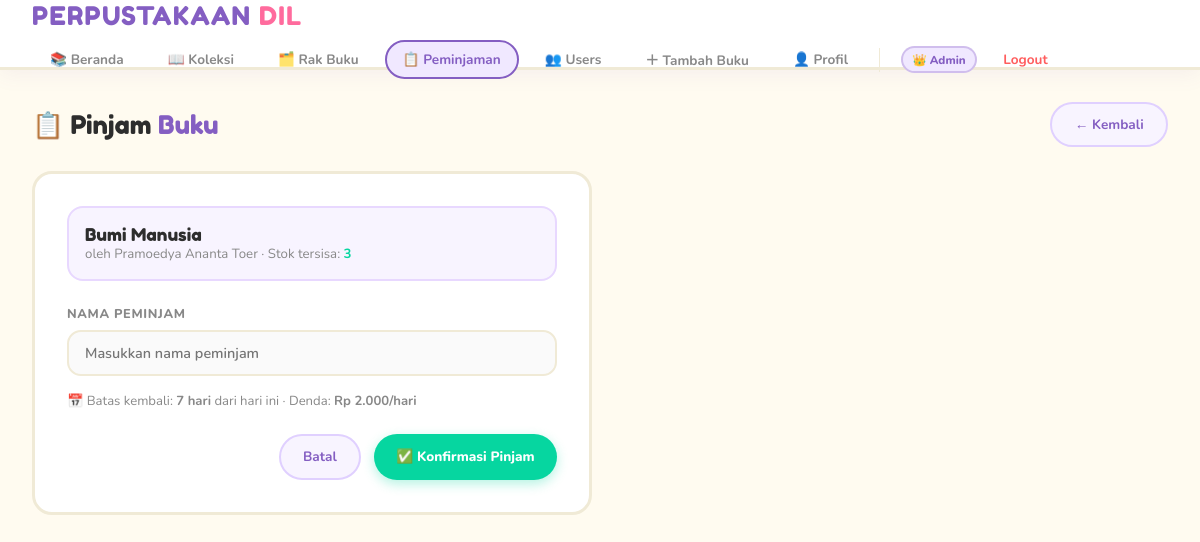
/peminjaman/pinjam/1 (signed in), run on the app's committed database.
### models.py (models this page shows, shortened)
class User(UserMixin, db.Model):
    __tablename__ = 'users'
    id         = db.Column(db.Integer, primary_key=True)
    nama       = db.Column(db.String(100), nullable=False)
    email      = db.Column(db.String(120), unique=True, nullable=False)
    username   = db.Column(db.String(50), unique=True, nullable=False)
    password   = db.Column(db.String(200), nullable=False)
    hp         = db.Column(db.String(20), default='')
    role       = db.Column(db.String(20), default='pengunjung')  # admin / pengunjung
    created_at = db.Column(db.DateTime, default=datetime.utcnow)
    peminjaman = db.relationship('Peminjaman', backref='user', lazy=True)
    ulasan     = db.relationship('Ulasan', backref='user', lazy=True)

class Buku(db.Model):
    __tablename__ = 'buku'
    id        = db.Column(db.Integer, primary_key=True)
    judul     = db.Column(db.String(200), nullable=False)
    penulis   = db.Column(db.String(100), nullable=False)
    tahun     = db.Column(db.Integer, default=2024)
    genre     = db.Column(db.String(50), default='Lainnya')
    stok      = db.Column(db.Integer, default=1)
    deskripsi = db.Column(db.Text, default='')
    cover     = db.Column(db.String(300), default='')   # filename di uploads/covers/
    cerita    = db.Column(db.Text, default='')
    rak_id    = db.Column(db.Integer, db.ForeignKey('rak.id'), nullable=True)
    created_at = db.Column(db.DateTime, default=datetime.utcnow)
    peminjaman = db.relationship('Peminjaman', backref='buku', lazy=True)
    ulasan     = db.relationship('Ulasan', backref='buku', lazy=True)

### routes/peminjaman.py (the view, shortened to what this page needs)
@peminjaman.route('/peminjaman/pinjam/<int:buku_id>', methods=['GET', 'POST'])
@login_required
@admin_required
def pinjam(buku_id):
    buku = Buku.query.get_or_404(buku_id)
    if buku.stok <= 0:
        flash('Stok buku habis!', 'error')
        return redirect(url_for('books.index'))
    return render_template('peminjaman/form_pinjam.html', buku=buku)

### routes/peminjaman.py (called while the page is built)
def admin_required(f):
    @wraps(f)
    def decorated(*args, **kwargs):
        if not current_user.is_authenticated or current_user.role != 'admin':
            flash('Akses ditolak.', 'error')
            return redirect(url_for('main.index'))
        return f(*args, **kwargs)
    return decorated

### templates/peminjaman/form_pinjam.html (shortened to what this page needs)
{% extends 'base.html' %}
{% block content %}
<div class="page-header">
  <div class="page-title">📋 Pinjam <span>Buku</span></div>
  <a href="{{ url_for('books.index') }}" class="btn btn-outline">← Kembali</a>
</div>
<div class="form-card">
  <div style="background:#F8F4FF;border:2px solid #E8D8FF;border-radius:16px;padding:1rem;margin-bottom:1.5rem">
    <div style="font-family:'Fredoka One',cursive;font-size:1.1rem">{{ buku.judul }}</div>
    <div style="font-size:.83rem;color:var(--muted)">oleh {{ buku.penulis }} · Stok tersisa: <b style="color:var(--teal)">{{ buku.stok }}</b></div>
  </div>
  <form method="POST">
    <div class="form-group">
      <label>Nama Peminjam</label>
      <input type="text" name="nama_peminjam" class="form-control" placeholder="Masukkan nama peminjam" required autofocus>
    </div>
    <div style="font-size:.82rem;color:var(--muted);margin-bottom:1rem">
      📅 Batas kembali: <b>7 hari</b> dari hari ini · Denda: <b>Rp 2.000/hari</b>
    </div>
    <div class="form-actions">
      <a href="{{ url_for('books.index') }}" class="btn btn-outline">Batal</a>
      <button type="submit" class="btn btn-teal">✅ Konfirmasi Pinjam</button>
    </div>
  </form>
</div>
{% endblock %}

### templates/base.html (shortened to what this page needs)
<!DOCTYPE html>
<html lang="id">
<head>
<link rel="stylesheet" href="{{ url_for('static', filename='css/style.css') }}">
</head>
<body>
{% if current_user.is_authenticated %}
<header>
  <div class="logo">PERPUSTAKAAN <span>DIL</span></div>
  <nav>
    <a href="{{ url_for('main.index') }}"        class="nav-btn {% if request.endpoint == 'main.index' %}active{% endif %}">📚 Beranda</a>
    <a href="{{ url_for('books.index') }}"        class="nav-btn {% if request.blueprint == 'books' %}active{% endif %}">📖 Koleksi</a>
    <a href="{{ url_for('main.rak') }}"           class="nav-btn {% if request.endpoint == 'main.rak' %}active{% endif %}">🗂️ Rak Buku</a>
    {% if current_user.role == 'admin' %}
    <a href="{{ url_for('peminjaman.index') }}"   class="nav-btn {% if request.blueprint == 'peminjaman' %}active{% endif %}">📋 Peminjaman</a>
    <a href="{{ url_for('main.users') }}"         class="nav-btn {% if request.endpoint == 'main.users' %}active{% endif %}">👥 Users</a>
    <a href="{{ url_for('books.tambah') }}"       class="nav-btn {% if request.endpoint == 'books.tambah' %}active{% endif %}">＋ Tambah Buku</a>
    {% endif %}
    <a href="{{ url_for('main.profil') }}"        class="nav-btn {% if request.endpoint == 'main.profil' %}active{% endif %}">👤 Profil</a>
    <span class="role-badge role-{{ current_user.role }}">
      {{ '👑 Admin' if current_user.role == 'admin' else '👤 ' + current_user.nama }}
    </span>
    <a href="{{ url_for('auth.logout') }}" class="nav-btn btn-logout">Logout</a>
  </nav>
</header>
{% endif %}
<div class="{% if current_user.is_authenticated %}main-wrap{% endif %}">
  {% block content %}{% endblock %}
</div>
</body>
</html>

### static/css/style.css (style rules this page uses)
:root { --bg:#FFFBF0;--bg2:#FFFFFF;--bg3:#F8F4FF;--gold:#845EC2;--gold2:#9B72D0;--cream:#2D2D2D;--text:#2D2D2D;--muted:#888;--accent:#FF5E5E;--green:#06D6A0;--border:rgba(132,94,194,0.18);--pink:#FF6B9D;--yellow:#FFD93D;--teal:#06D6A0;--purple:#845EC2;--orange:#FF9A3C;--blue:#4FC3F7; }
* { margin:0;padding:0;box-sizing:border-box; }
body { background:var(--bg);color:var(--text);font-family:'Nunito',sans-serif;min-height:100vh; }
header { background:var(--bg2);border-bottom:3px solid #F0EAD6;padding:0 2rem;display:flex;align-items:center;justify-content:space-between;height:70px;position:sticky;top:0;z-index:100;box-shadow:0 4px 20px rgba(132,94,194,0.08);flex-wrap:wrap;gap:.5rem; }
.logo { font-family:'Fredoka One',cursive;font-size:1.6rem;color:var(--purple);letter-spacing:.05em;text-decoration:none; }
.logo span { color:var(--pink); }
nav { display:flex;gap:.5rem;align-items:center;flex-wrap:wrap; }
.nav-btn { background:none;border:2px solid transparent;color:var(--muted);font-family:'Nunito',sans-serif;font-size:.85rem;font-weight:700;padding:.5rem 1rem;cursor:pointer;border-radius:50px;transition:all .2s;text-decoration:none;display:inline-block; }
.nav-btn:hover,.nav-btn.active { color:var(--purple);background:#F0E8FF;border-color:var(--purple); }
.btn-logout { color:var(--accent)!important; }
.role-badge { font-size:.72rem;padding:.2rem .6rem;border-radius:20px;font-weight:800;margin-left:.5rem; }
.role-admin { background:#F0E8FF;color:var(--purple);border:2px solid rgba(132,94,194,.3); }
.main-wrap { max-width:1200px;margin:0 auto;padding:2rem; }
.btn { padding:.7rem 1.4rem;border:none;border-radius:50px;cursor:pointer;font-family:'Nunito',sans-serif;font-size:.85rem;font-weight:800;transition:all .2s;text-decoration:none;display:inline-block; }
.btn-outline { background:#F8F4FF;border:2px solid #E0D0FF;color:var(--purple);font-weight:700; }
.btn-teal,.btn-green { background:var(--teal);color:white;box-shadow:0 4px 12px rgba(6,214,160,0.3); }
.form-card { background:var(--bg2);border:3px solid #F0EAD6;border-radius:20px;padding:2rem;max-width:560px; }
.page-header,.section-head { display:flex;align-items:center;justify-content:space-between;margin-bottom:1.5rem;flex-wrap:wrap;gap:1rem; }
.page-title,.section-title { font-family:'Fredoka One',cursive;font-size:1.6rem;color:var(--text); }
.page-title span,.section-title span { color:var(--purple); }
.form-group { margin-bottom:1rem; }
label { display:block;font-size:.8rem;color:var(--muted);margin-bottom:.4rem;letter-spacing:.05em;text-transform:uppercase;font-weight:800; }
.form-control,input[type=text],input[type=number],input[type=password],input[type=url],input[type=email],textarea { width:100%;background:#FAFAFA;border:2.5px solid #F0EAD6;border-radius:14px;padding:.7rem 1rem;color:var(--text);font-family:'Nunito',sans-serif;font-size:.9rem;outline:none;transition:border-color .2s;font-weight:600; }
.form-actions { display:flex;gap:.8rem;justify-content:flex-end;margin-top:1.5rem; }

### data on the page
User: role "👑 Admin"
Buku: judul "Bumi Manusia", penulis "Pramoedya Ananta Toer", stok "3"
